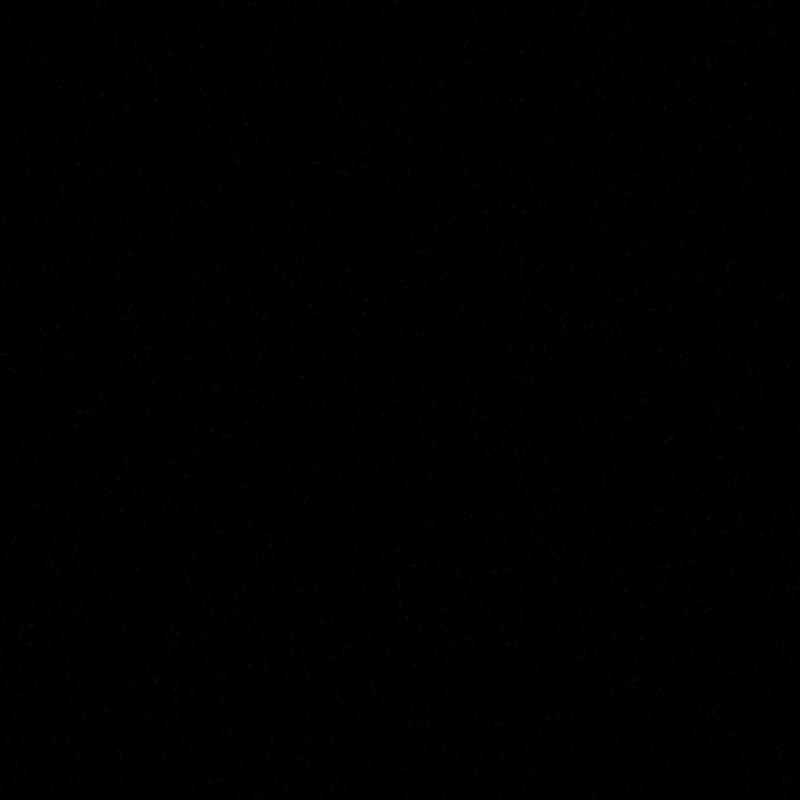
Frame 1 (no input)
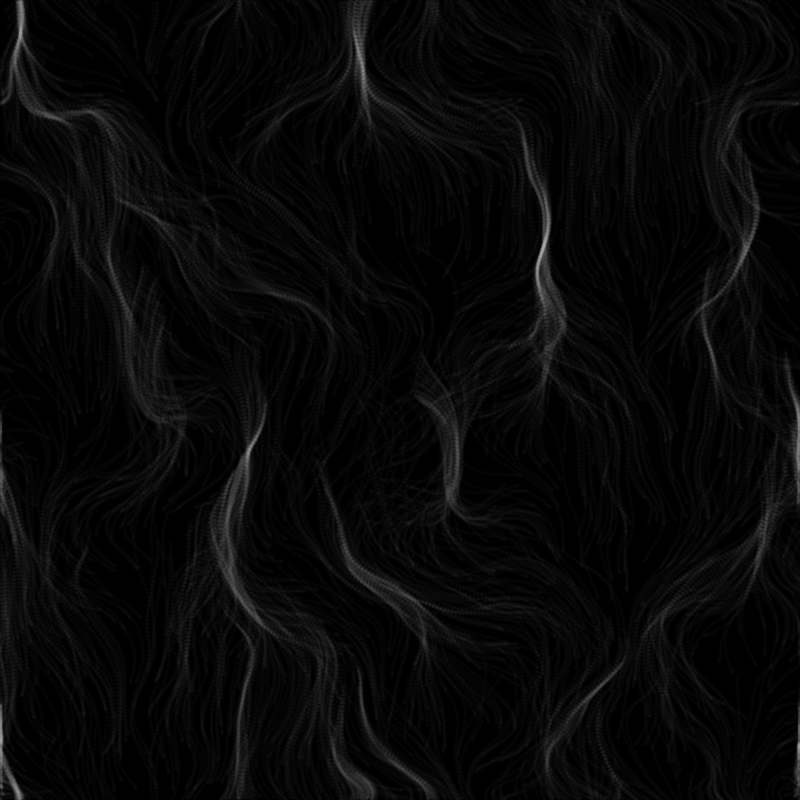
Frame 60 (no input)
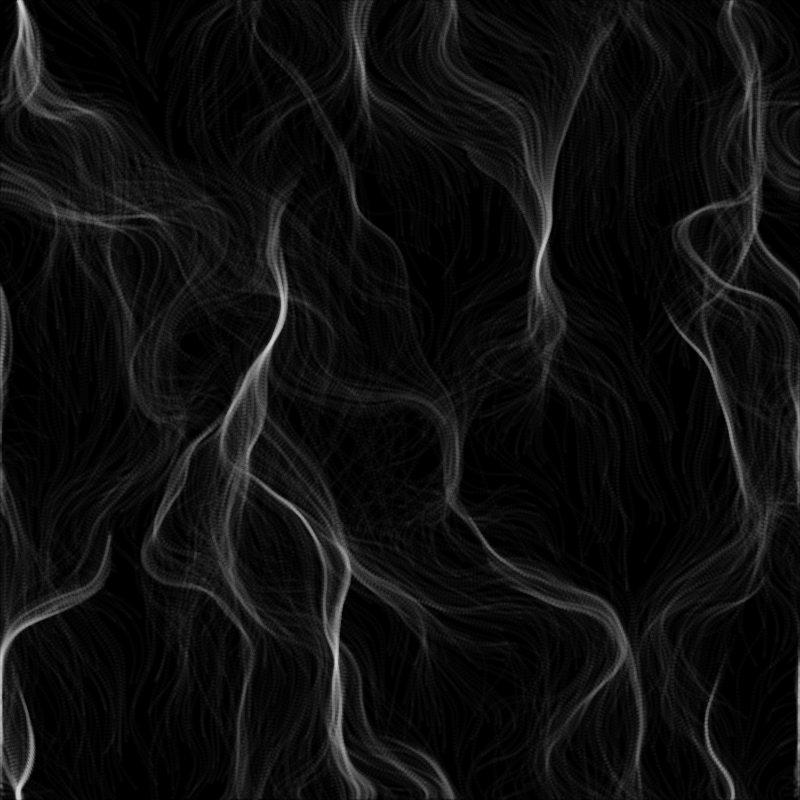
Frame 120 (the mouse pressed at the canvas centre since frame 60)

The p5.js sketch that drew these frames (run headless with seeded random() and noise() and a simulated clock; from frame 60 on, the mouse is pressed at the canvas centre):

// p5.js sketch
// ── sketch.js
const pRadius = 2;
const nParticles = 2000;
const noiseScale = 0.01;

p5.disableFriendlyErrors = true;

let particles = [];

class Particle extends p5.Vector {
  constructor(x, y, r) {
    super(x, y);
    this.r = r;
    this.v = createVector();
    particles.push(this);
  }
  
  update() {
    const angle = noise(this.x * noiseScale, this.y * noiseScale, frameCount * noiseScale) * TWO_PI;
    this.v.add(createVector(0, 1).rotate(angle));
    this.v.mult(0.8);
    this.add(this.v);
    
    // this.x = constrain(this.x, 0, width);
    // this.y = constrain(this.y, 0, height);
    
    if (this.x > width) this.x -= width;
    if (this.x < 0) this.x += width;
    
    if (this.y > height) this.y -= height;
    if (this.y < 0) this.y += height;
  }
  
  draw() {
    ellipse(this.x, this.y, this.r * 2, this.r * 2);
  }
}

function setup() {
  createCanvas(800, 800);
  
  for (let i = 0; i < nParticles; i ++) {
    new Particle(random(width), random(height), pRadius);
  }
  
  background(0);
  noStroke();
  fill(255, 5);
}

function draw() {
  particles.map(p => p.update());
  particles.map(p => p.draw());
}
